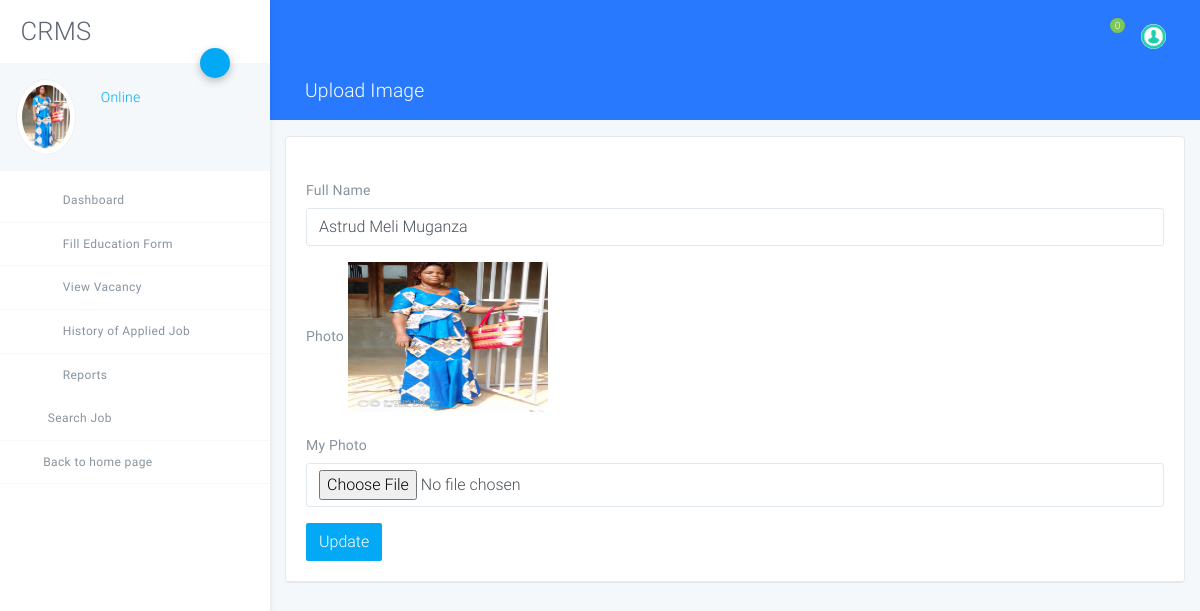
The app's page /user/changeimage.php (signed in) with its own data.
### tables this page shows
CREATE TABLE `tbluser` (
  `ID` int(10) NOT NULL,
  `FullName` varchar(120) DEFAULT NULL,
  `Email` varchar(120) DEFAULT NULL,
  `MobileNumber` bigint(10) DEFAULT NULL,
  `StudentID` varchar(120) DEFAULT NULL,
  `Gender` varchar(120) NOT NULL,
  `Address` mediumtext NOT NULL,
  `Age` int(5) NOT NULL,
  `DOB` varchar(120) NOT NULL,
  `Image` varchar(120) NOT NULL,
  `Password` varchar(120) DEFAULT NULL,
  `UserRegdate` timestamp NULL DEFAULT current_timestamp(),
  `vkey` varchar(45) NOT NULL,
  `Verified` tinyint(1) NOT NULL,
  `Is_Active` int(1) DEFAULT NULL
);

### user/changeimage.php (the view, shortened to what this page needs)
<?php
include('includes/dbconnection.php');
if (strlen($_SESSION['crmsuid']==0)) {
  header('location:logout.php');
  } else{
  ?>
<!DOCTYPE html>
<html lang="zxx">
<head>
    <link rel="stylesheet" href="assets/css/app.css">
</head>
<body class="light">
<div id="app">
<?php include_once('includes/sidebar.php');?>
<?php include_once('includes/header.php');?>
    <div class="page has-sidebar-left">
    <header class="blue accent-3 relative">
        <div class="container-fluid text-white">
            <div class="row p-t-b-10 ">
                <div class="col">
                    <h4>
                        <i class="icon-package"></i>
                        Upload Image
                    </h4>
                </div>
            </div>
        </div>
    </header>
    <div class="animatedParent animateOnce">
        <div class="container-fluid my-3">
            <div class="row">
                <div class="col-md-12">
                    <div class="card">
                        <div class="card-body b-b">
                            <form method="post" enctype="multipart/form-data">
  <?php
$uid=$_SESSION['crmsuid'];
$ret=mysqli_query($con,"select * from tbluser where ID='$uid'");
while ($row=mysqli_fetch_array($ret)) {
?>
                                <div class="form-row">
                                    <div class="form-group col-md-12">
                                        <label for="inputEmail4" class="col-form-label">Full Name</label>
                                        <input type="text" class="form-control" id="fullname" name="fullname" value="<?php  echo $row['FullName'];?>" readon;y='true'>
                                    </div>
                                </div>
                                <div class="form-group">
                                    <label for="inputAddress2" class="col-form-label">Photo</label>
                                    <img src="images/<?php echo $row['Image'];?>" width="200" height="150">
                                </div>
                                <div class="form-group">
                                    <label for="inputAddress2" class="col-form-label">My Photo</label>
                                    <input type="file" class="form-control" name="image" required='true'>
                                </div>
                               <?php } ?>
                                <button type="submit" name="submit" class="btn btn-primary">Update</button>
                            </form>
                        </div>
                    </div>
                </div>
            </div>
        </div>
    </div>
</div>
</div>
</body>
</html>
<?php } ?>

### user/includes/sidebar.php (shortened to what this page needs)
<aside class="main-sidebar fixed offcanvas shadow">
    <section class="sidebar">
        <div class="w-80px mt-3 mb-3 ml-3">
<h2 align="center">CRMS</h2>
        </div>
        <div class="relative">
            <a data-toggle="collapse" href="#userSettingsCollapse" role="button" aria-expanded="false"
               aria-controls="userSettingsCollapse" class="btn-fab btn-fab-sm fab-right fab-top btn-primary shadow1 ">
                <i class="icon icon-cogs"></i>
            </a>
            <div class="user-panel p-3 light mb-2">
                <div>
<?php
$uid=$_SESSION['crmsuid'];
$ret=mysqli_query($con,"select FullName,Image from tbluser where ID='$uid'");
$row=mysqli_fetch_array($ret);
$name=$row['FullName'];
$pimage=$row['Image'];
?>
                    <div class="float-left image">
<img class="user_avatar" src="images/<?php echo $pimage;?>" alt="<?php echo $name;?>">
                    </div>
                    <div class="float-left info">
                        <a href="user-profile.php"><i class="icon-circle text-primary blink"></i> Online</a>
                    </div>
                </div>
                <div class="clearfix"></div>
            </div>
        </div>
        <ul class="sidebar-menu">
            <li class="treeview"><a href="dashboard.php">
                <i class="icon icon-sailing-boat-water purple-text s-18"></i> <span>Dashboard</span>
            </a>
            </li>
            <li class="treeview"><a href="#">
                <i class="icon icon icon-package blue-text s-18"></i>
                <span>Fill Education Form</span>
            </a>
            </li>
            <li class="treeview"><a href="view-vacancy.php">
                <i class="icon icon-documents3 text-red s-18"></i>
                <span>View Vacancy</span>
            </a>
            </li>
            <li class="treeview"><a href="histroy-applied-job.php">
                <i class="icon icon-bar-chart2 pink-text s-18"></i>
                <span>History of Applied Job</span>
            </a>
            </li>
            <li class="treeview no-b"><a href="#">
                <i class="icon icon-package light-green-text s-18"></i>
                <span>Reports</span>
            </a>
            </li>
            <li class="treeview"><a href="search-job.php">
                <i class="icon-search3 light-green-text s-18"></i>
                <span>Search Job</span>
            </a>
            </li>
<li class="treeview"><a href="../index.php">
                <i class="icon-long-arrow-left"></i>
                <span>Back to home page</span>
            </a>
            </li>
        </ul>
    </section>
</aside>

### records on screen
tbluser: Image (picture), fullname "Astrud Meli Muganza"

### other values on screen
$count "0"
